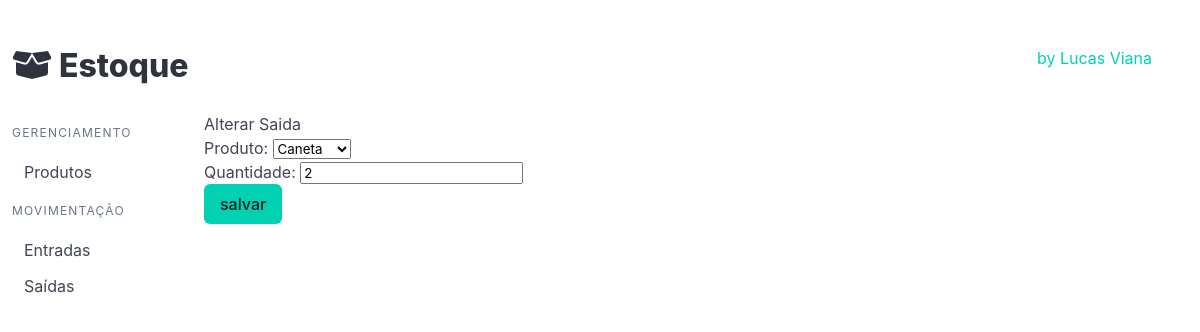
Before: /saida/update_saida/8/ with the older database file.
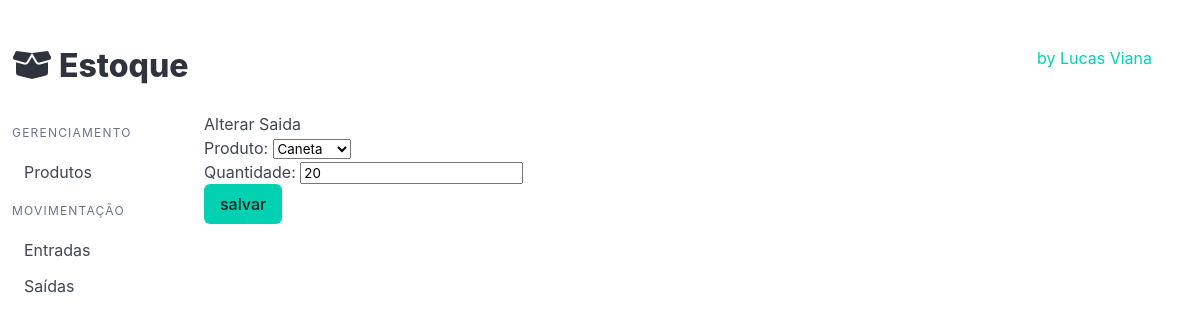
After: the same page with the newer database file.
### saida/models.py (models this page shows, shortened)
class Saidas(models.Model):
    produto = models.ForeignKey(Produtos, on_delete=models.CASCADE, verbose_name='Produto')
    preco = models.FloatField('Preco', default=0)
    quantidade = models.IntegerField('Quantidade', default=0)
    criado = models.DateTimeField('Criado em', auto_now_add=True)
    modificado = models.DateTimeField('Modificado em', auto_now=True)

### saida/views.py (the view)
# urls.py: path('update_saida/<int:pk>/', update_saida, name='update_saida'),
def update_saida(request, pk):
    saida = Saidas.objects.get(pk=pk)
    quantidade = saida.quantidade
    template_name = 'update_saida.html'
    if request.method == 'POST':
        form = SaidaForm(request.POST,instance=saida)
        if form.is_valid():
            form.save(commit=False)
            if form.cleaned_data['quantidade'] > form.cleaned_data['produto'].quantidade + quantidade:
                form.add_error('quantidade', 'Quantidade insuficiente em estoque.')
                return render(request, template_name, {'form': form, 'pk': pk})
            if form.cleaned_data['quantidade'] <= 0:
                form.add_error('quantidade', 'Insira apenas valores positivos maiores que zero.')
                return render(request, template_name, {'form': form, 'pk': pk})
            form.cleaned_data['produto'].quantidade = form.cleaned_data['produto'].quantidade + quantidade - form.cleaned_data['quantidade']
            form.cleaned_data['produto'].save_base()
            form.save()
            return redirect('saida:list_saida')
    else:
        context = {
            'form': SaidaForm(instance=saida),
            'pk': pk
        }
        return render(request, template_name, context)

### saida/forms.py
class SaidaForm(ModelForm):
    class Meta:
        model = Saidas
        fields = ['produto', 'quantidade']

### produto/models.py (called while the page is built)
    def __str__(self):
        return self.produto

### saida/templates/update_saida.html (shortened to what this page needs)
{% extends 'base.html' %}
{% block product %}
  <p>Alterar Saida</p>
    <form action="{% url 'saida:update_saida' pk %}" method="POST">
      {{ form.as_p }}
      <button class="button is-primary" type="submit">salvar</button>
  </form>
{% endblock %}

Changed rows visible on the page:
changed Saidas: quantidade "2" → "20"
